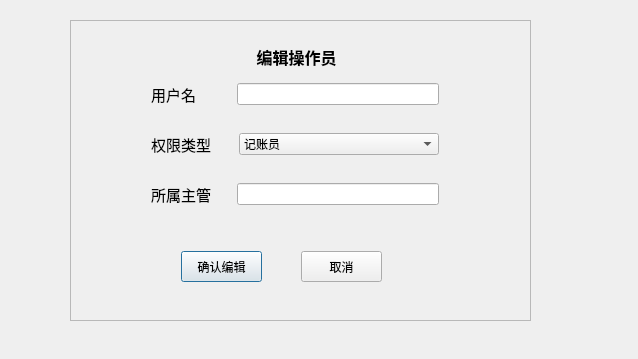
<?xml version="1.0" encoding="UTF-8"?>
<ui version="4.0">
 <class>EditOperator</class>
 <widget class="QDialog" name="EditOperator">
  <property name="geometry">
   <rect>
    <x>0</x>
    <y>0</y>
    <width>638</width>
    <height>359</height>
   </rect>
  </property>
  <property name="windowTitle">
   <string>Dialog</string>
  </property>
  <widget class="QScrollArea" name="scrollArea">
   <property name="geometry">
    <rect>
     <x>70</x>
     <y>20</y>
     <width>461</width>
     <height>301</height>
    </rect>
   </property>
   <property name="widgetResizable">
    <bool>true</bool>
   </property>
   <widget class="QWidget" name="scrollAreaWidgetContents">
    <property name="geometry">
     <rect>
      <x>0</x>
      <y>0</y>
      <width>459</width>
      <height>299</height>
     </rect>
    </property>
    <widget class="QLabel" name="label">
     <property name="geometry">
      <rect>
       <x>170</x>
       <y>10</y>
       <width>111</width>
       <height>51</height>
      </rect>
     </property>
     <property name="font">
      <font>
       <family>Aharoni</family>
       <pointsize>12</pointsize>
       <weight>75</weight>
       <bold>true</bold>
      </font>
     </property>
     <property name="text">
      <string>编辑操作员</string>
     </property>
     <property name="alignment">
      <set>Qt::AlignCenter</set>
     </property>
    </widget>
    <widget class="QPushButton" name="pushButton">
     <property name="geometry">
      <rect>
       <x>110</x>
       <y>230</y>
       <width>81</width>
       <height>31</height>
      </rect>
     </property>
     <property name="text">
      <string>确认编辑</string>
     </property>
    </widget>
    <widget class="QPushButton" name="pushButton_2">
     <property name="geometry">
      <rect>
       <x>230</x>
       <y>230</y>
       <width>81</width>
       <height>31</height>
      </rect>
     </property>
     <property name="text">
      <string>取消</string>
     </property>
    </widget>
    <widget class="QWidget" name="">
     <property name="geometry">
      <rect>
       <x>80</x>
       <y>60</y>
       <width>288</width>
       <height>26</height>
      </rect>
     </property>
     <layout class="QHBoxLayout" name="horizontalLayout">
      <item>
       <widget class="QLabel" name="label_2">
        <property name="minimumSize">
         <size>
          <width>80</width>
          <height>0</height>
         </size>
        </property>
        <property name="font">
         <font>
          <family>Andalus</family>
          <pointsize>11</pointsize>
         </font>
        </property>
        <property name="text">
         <string>用户名</string>
        </property>
        <property name="alignment">
         <set>Qt::AlignLeading|Qt::AlignLeft|Qt::AlignVCenter</set>
        </property>
       </widget>
      </item>
      <item>
       <widget class="QLineEdit" name="lineEdit">
        <property name="minimumSize">
         <size>
          <width>200</width>
          <height>0</height>
         </size>
        </property>
       </widget>
      </item>
     </layout>
    </widget>
    <widget class="QWidget" name="">
     <property name="geometry">
      <rect>
       <x>80</x>
       <y>160</y>
       <width>288</width>
       <height>26</height>
      </rect>
     </property>
     <layout class="QHBoxLayout" name="horizontalLayout_2">
      <item>
       <widget class="QLabel" name="label_3">
        <property name="minimumSize">
         <size>
          <width>80</width>
          <height>0</height>
         </size>
        </property>
        <property name="font">
         <font>
          <family>Andalus</family>
          <pointsize>11</pointsize>
         </font>
        </property>
        <property name="text">
         <string>所属主管</string>
        </property>
        <property name="alignment">
         <set>Qt::AlignLeading|Qt::AlignLeft|Qt::AlignVCenter</set>
        </property>
       </widget>
      </item>
      <item>
       <widget class="QLineEdit" name="lineEdit_2">
        <property name="minimumSize">
         <size>
          <width>200</width>
          <height>0</height>
         </size>
        </property>
       </widget>
      </item>
     </layout>
    </widget>
    <widget class="QWidget" name="">
     <property name="geometry">
      <rect>
       <x>80</x>
       <y>110</y>
       <width>288</width>
       <height>26</height>
      </rect>
     </property>
     <layout class="QHBoxLayout" name="horizontalLayout_3">
      <item>
       <widget class="QLabel" name="label_4">
        <property name="minimumSize">
         <size>
          <width>80</width>
          <height>0</height>
         </size>
        </property>
        <property name="font">
         <font>
          <family>Andalus</family>
          <pointsize>11</pointsize>
         </font>
        </property>
        <property name="text">
         <string>权限类型</string>
        </property>
        <property name="alignment">
         <set>Qt::AlignLeading|Qt::AlignLeft|Qt::AlignVCenter</set>
        </property>
       </widget>
      </item>
      <item>
       <widget class="QComboBox" name="comboBox">
        <property name="minimumSize">
         <size>
          <width>200</width>
          <height>0</height>
         </size>
        </property>
        <item>
         <property name="text">
          <string>记账员</string>
         </property>
        </item>
        <item>
         <property name="text">
          <string>主管</string>
         </property>
        </item>
       </widget>
      </item>
     </layout>
    </widget>
   </widget>
  </widget>
 </widget>
 <resources/>
 <connections/>
</ui>
